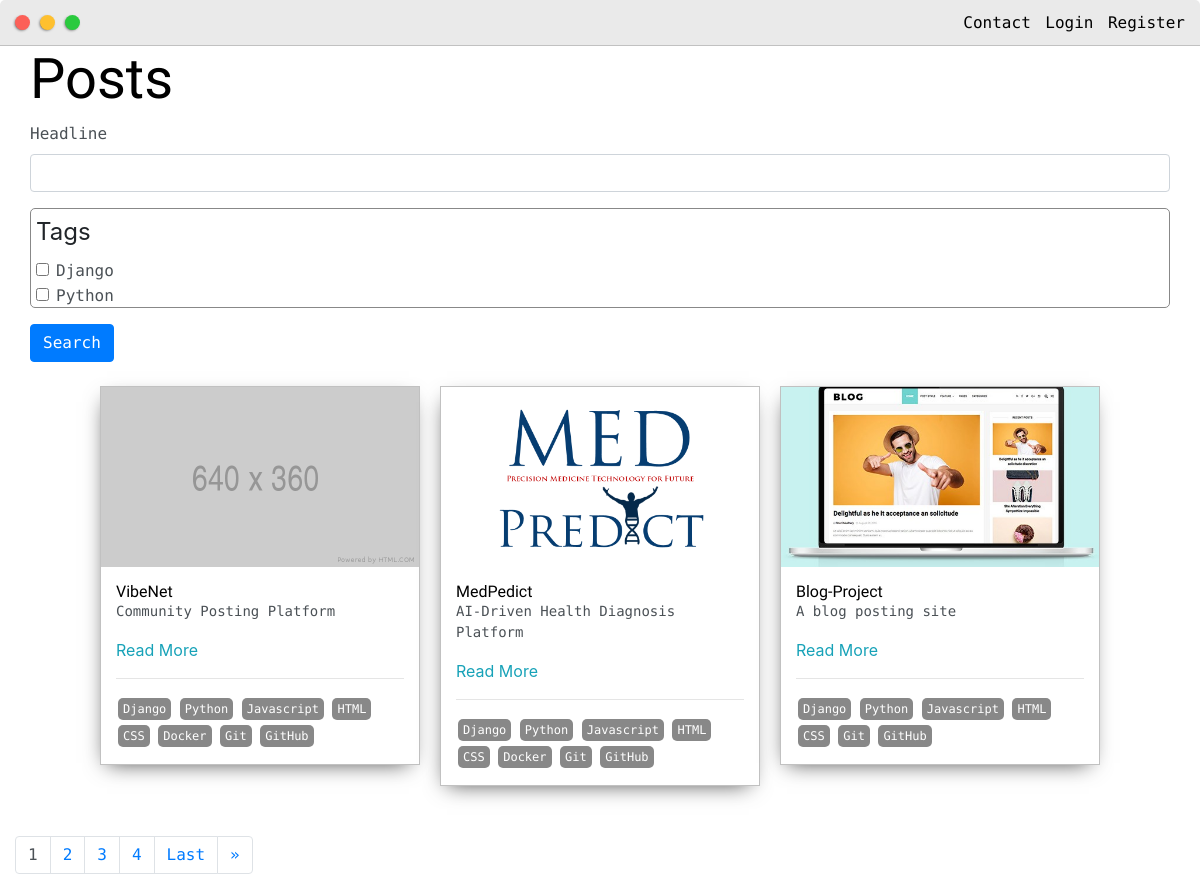
/posts/, run on an earlier commit of the app's database.
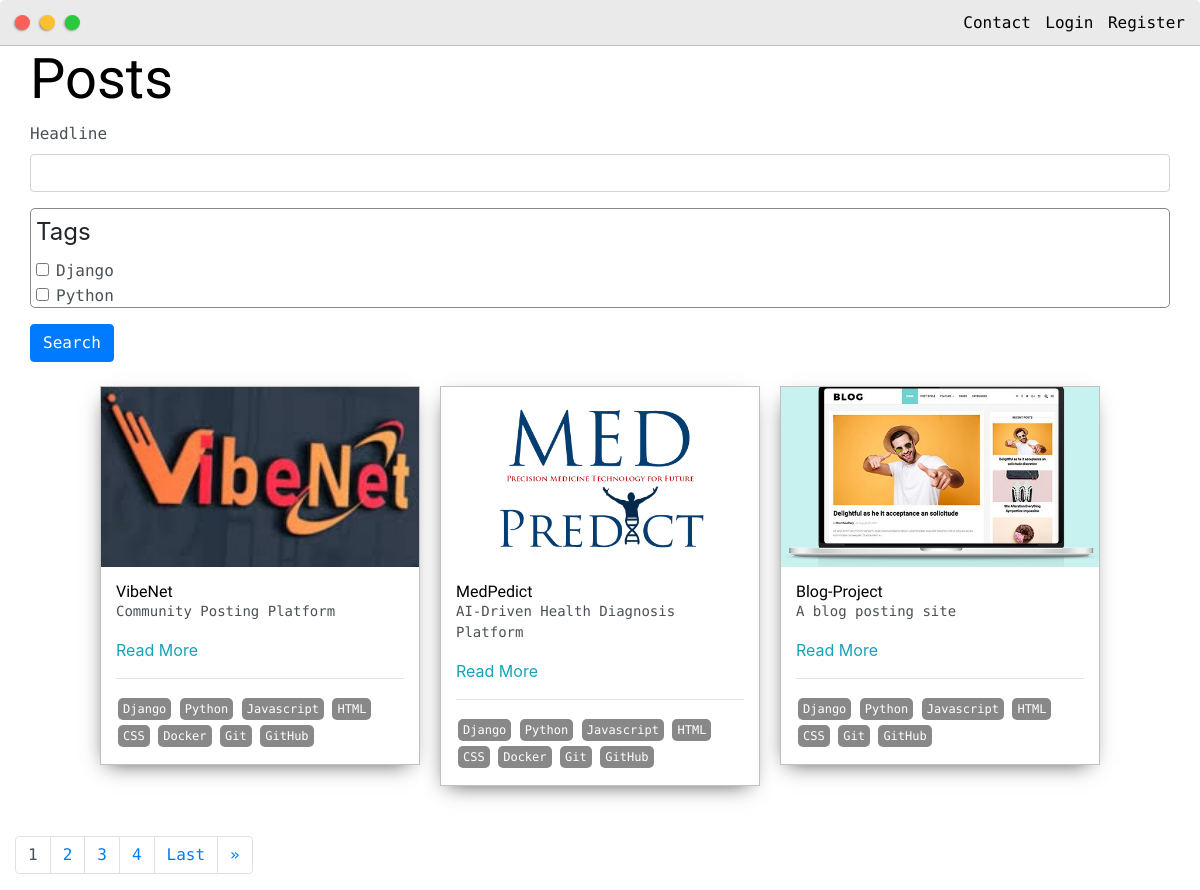
And on a later commit of the database.
### base/models.py (models this page shows, shortened)
class Post(models.Model):
    headline = models.CharField(max_length=200)
    sub_headline = models.CharField(max_length=200, null=True, blank=True)
    thumbnail = models.ImageField(null=True, blank=True, upload_to="images", default="/images/placeholder.png")
    github_url = models.URLField(
        "GitHub repository URL",
        max_length=500,
        null=True,
        blank=True,
        help_text="Optional. Example: https://github.com/username/repo",
    )
    body = CKEditor5Field(config_name='extends')
    created = models.DateTimeField(auto_now_add=True)
    active = models.BooleanField(default=False)
    featured = models.BooleanField(default=False)
    tags = models.ManyToManyField(Tag, blank=True)
    slug = models.SlugField(null=True, blank=True)

class Tag(models.Model):
    name = models.CharField(max_length=200)
    def __str__(self):
        return self.name

### base/views.py (the view)
# urls.py: path('posts/', views.posts, name='posts'),
def posts(request):
    posts = Post.objects.filter(active = True)
    myFilter = PostFilter(request.GET, queryset=posts)
    posts = myFilter.qs
    page = request.GET.get('page')
    paginator = Paginator(posts, 3)
    try:
        posts = paginator.page(page)
    except PageNotAnInteger:
        posts = paginator.page(1)
    except EmptyPage:
        posts = paginator.page(paginator.num_pages)
    return render(request, 'base/posts.html', {'posts':posts, 'myFilter':myFilter})

### base/templates/base/posts.html (shortened to what this page needs)
{% extends 'base/main.html' %}
{% load static %}
{% load crispy_forms_tags %}
{% block content %}
<div class="main-container">
	<h1>Posts</h1>
	<form id="searchForm" method="get">
		{{myFilter.form|crispy}}
		<input class='btn btn-primary' type="submit" value="Search">
	</form>
	<br>
	<div class="post-wrapper">
		{% for post in posts %}
		<div>
			<div class="post">
				<img class="thumbnail" src="{{post.thumbnail.url}}">
				<div class="post-preview">
					<h6 class="post-title">{{post.headline}}</h6>
					<p class="post-intro">{{post.sub_headline}}</p>
					<a href="{% url 'post' post.slug %}">Read More</a>
					<hr>
					{% for tag in post.tags.all %}
						<span class="tag">{{tag}}</span>
					{% endfor %}
				</div>
			</div>
		</div>
		{% empty %}
			<h3>No posts found...</h3>
		{% endfor %}
	</div>
	<div class="row">
		{% if posts.has_other_pages %}
			<ul class="pagination">
				{% for i in posts.paginator.page_range %}
					{% if posts.number == i %}
						<li class="page-item"><a class="active page-link">{{i}}</a></li>
					{% else %}
						<li class="page-item"><a data-page="{{i}}" href="?page={{i}}" class="page-link">{{i}}</a></li>
					{% endif %}
				{% endfor %}
				{% if posts.has_next %}
					<li class="page-item"><a data-page="{{posts.paginator.num_pages}}" href="?page={{posts.paginator.num_pages}}" class="page-link">Last</a></li>
					<li class="page-item"><a data-page="{{posts.next_page_number}}" href="?page={{posts.next_page_number}}" class="page-link">&raquo</a></li>
				{% endif %}
			</ul>
		{% endif %}
	</div>
</div>
{% endblock content %}

### base/templates/base/main.html (shortened to what this page needs)
<!DOCTYPE html>
{% load static %}
<html>
<head>
	<link rel="stylesheet" href="https://maxcdn.bootstrapcdn.com/bootstrap/4.0.0/css/bootstrap.min.css">
	<link rel="stylesheet" type="text/css" href="{% static 'css/default.css' %}">
</head>
<body>
	{% include 'base/navbar.html' %}
	{% block content %}{% endblock content %}
</body>
</html>

### base/templates/base/navbar.html (shortened to what this page needs)
{% load static %}
<div class="nav-wrapper">
	<a href="{% url 'home' %}">
		<div class="dots-wrapper">
			<div id="dot-1" class="browser-dot"></div>
			<div id="dot-2" class="browser-dot"></div>
			<div id="dot-3" class="browser-dot"></div>
		</div>
	</a>
	<ul id="navigation">
		<li><a href="{% url 'home' %}#contact">Contact</a></li>
		{% if request.user.is_authenticated %}
			{% comment %} <li><a href="{% url 'account' %}"> Account</a></li> {% endcomment %}
			<li><a href="{% url 'logout' %}">Logout</a></li>
		{% else %}
			<li><a href="{% url 'login' %}">Login</a></li>
			<li><a href="{% url 'register' %}">Register</a></li>
		{% endif %}
	</ul>
</div>

### static/css/default.css (style rules this page uses)
:root { --mainColor:#eaeaea; --secondaryColor:#fff; --borderColor:#c1c1c1; --mainText:black; --secondaryText:#4b5156; --themeDotBorder:#24292e; --previewBg:rgb(251, 249, 243, 0.8); --previewShadow:#f0ead6; --buttonColor:black; }
html, body { padding: 0; margin: 0; scroll-behavior: smooth; }
body * { transition: 0.3s; }
h1, h2, h3, h4, h5, h6, strong { color: var(--mainText); font-family: 'Russo One', sans-serif; font-weight: 500; }
p, li, span, label, input, textarea { color: var(--secondaryText); font-family: 'Roboto Mono', monospace; }
a { text-decoration: none; color:#17a2b8; }
ul { list-style: none; }
h1 { font-size: 56px; }
h6 { font-size: 16px; }
.main-container { width: 1200px; margin: 0 auto; }
.nav-wrapper { border-radius:5px 5px 0 0; grid-area:nav-wrapper; border-bottom: 1px solid var(--borderColor); display: flex; justify-content: space-between; align-items: center; background-color: var(--mainColor); }
#navigation a { color:var(--mainText); }
#navigation { margin:0; padding: 10px; }
#navigation li { display: inline-block; margin-right: 5px; margin-left:5px; }
.dots-wrapper { display: flex; padding: 10px; }
#dot-1 { background-color: #FC6058; }
#dot-2 { background-color: #FEC02F; }
#dot-3 { background-color: #2ACA3E; }
.browser-dot { background-color: black; height: 15px; width: 15px; border-radius: 50%; margin: 5px; -webkit-box-shadow: -1px 1px 3px -1px rgba(0,0,0,0.75); -moz-box-shadow: -1px 1px 3px -1px rgba(0,0,0,0.75); box-shadow: -1px 1px 3px -1px rgba(0,0,0,0.75); }
.post-wrapper { display: grid; grid-template-columns: repeat(auto-fit, 320px); gap:20px; justify-content: center; padding-bottom: 50px; }
.post { border:1px solid var(--borderColor); -webkit-box-shadow: -2px 7px 21px -9px rgba(0,0,0,0.75); -moz-box-shadow: -2px 7px 21px -9px rgba(0,0,0,0.75); box-shadow: -2px 7px 21px -9px rgba(0,0,0,0.75); }
.thumbnail { display: block; width: 100%; height:180px; object-fit: cover; }
.post-preview { background-color: #fff; padding:15px; }
.post-title { color:black; margin: 0; }
.post-intro { color:#4b5156; font-size: 14px; }
.tag { display:inline-block; color:#fff; background-color: #888; border-radius: 5px; margin: 2px; padding: 2px 5px; font-size: 12px; }
@media screen and (max-width: 1200px) { .main-container { width: 95%; } }

### base/templates/base/posts.html (style rules this page uses)
#div_id_tags, #id_tags { overflow-y: scroll; max-height: 100px; border-radius: 5px; padding: 5px; border:1px solid #888; }

What changed in the data, as far as the page shows it:
changed Post "VibeNet": thumbnail: picture added in place of a placeholder
